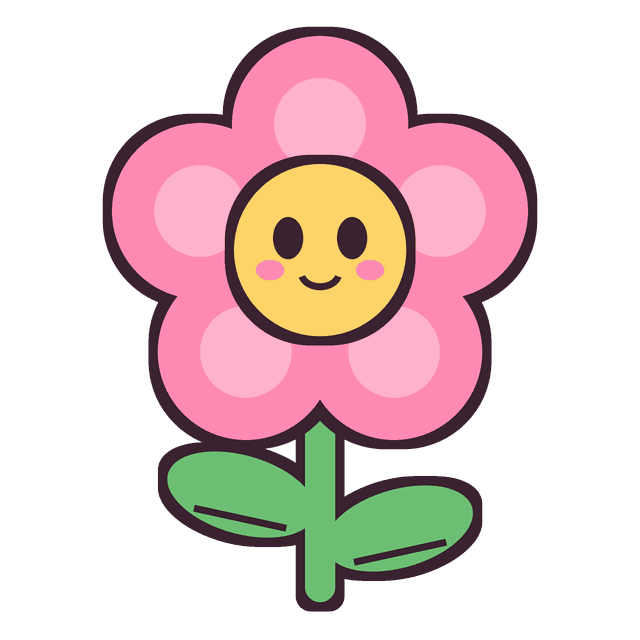
#> input picture dist/demo-before.png, 640 x 640 px
$ python make-demo.py --source ../dist/demo-before.png
#> lines starting #> are read from the running program, lines starting #| are printed output that depends on the picture; after the words box and inside, x2 and y2 are one past the last pixel; in counts of white or black regions, pixels touching at a corner belong together
#!/usr/bin/env python3
"""重新生成首屏「转换示意」的两张图。

用法：
  # 只重做图纸（色卡或参数变了，示例图不换）
  python3 tools/make-demo.py

  # 换一张示例图（自动去背 + 压平颜色 + 转换 + 渲染）
  python3 tools/make-demo.py --source ~/Desktop/新图.png

改完一定要同步修改 index.html 里那行文案的数字，脚本会把该填的数字打出来。
生成完记得部署：npx wrangler pages deploy dist --project-name=benwo-pindou --branch=main
"""
import argparse, json, os, subprocess, sys, tempfile
from PIL import Image, ImageDraw, ImageFont

ROOT = os.path.dirname(os.path.dirname(os.path.abspath(__file__)))
DIST = os.path.join(ROOT, 'dist')
TOOLS = os.path.join(ROOT, 'tools')

GRID_WIDTH  = 80   # 站内默认是 48，但这张示例图在 48 格下胡须会断、鼻子只剩 2 格
COLOR_LIMIT = 16   # 与站内默认一致
NOSE_CODE   = 'A15'  # 鼻子的黄色排名太靠后选不中，转换后用画笔补上；换图时把 --nose 关掉
CELL, PAD, SS = 9, 10, 3   # 渲染用：格子边长 / 留白 / 超采样
RULER = 16                 # 左边和上边留给坐标标尺的宽度
GAP = 16                   # 图纸与右侧放大块之间的间距
DETAIL_SIZE = (8, 6)       # 放大示意的大小：列数、行数（取哪一块由脚本自动挑）
DETAIL_SCALE = 0.42        # 放大块占图纸宽度的比例


def prepare(source_path, out_path):
    """去背 + 压平颜色。背景必须是纯色，只从四角向内填充，不会破坏被描边圈住的区域。"""
    im = Image.open(source_path).convert('RGB')
    w, h = im.size
    SENT = (255, 0, 255)
    work = im.copy()
    for corner in [(0, 0), (w-1, 0), (0, h-1), (w-1, h-1)]:
        ImageDraw.floodfill(work, corner, SENT, thresh=18)
    wp = work.load()
    alpha = Image.new('L', (w, h), 255); ap = alpha.load()
    for y in range(h):
        for x in range(w):
            if wp[x, y] == SENT:
                ap[x, y] = 0

    # 找出真正的平涂色（跳过抗锯齿灰阶），再把每个像素吸附过去
    ip = im.load()
    import collections
    cnt = collections.Counter()
    for y in range(0, h, 2):
        for x in range(0, w, 2):
            if ap[x, y]:
                cnt[ip[x, y]] += 1
    flats = []
    for col, _ in cnt.most_common(400):
        if all(sum((a-b)**2 for a, b in zip(col, m)) > 3000 for m in flats):
            flats.append(col)
        if len(flats) >= 4:
            break
    print('  平涂色:', ' '.join('#%02X%02X%02X' % c for c in flats))

    clean = Image.new('RGB', (w, h)); cp = clean.load()
    cache = {}
    for y in range(h):
        for x in range(w):
            c = ip[x, y]
            v = cache.get(c)
            if v is None:
                v = min(flats, key=lambda f: sum((f[i]-c[i])**2 for i in range(3)))
                cache[c] = v
            cp[x, y] = v
    clean.putalpha(alpha)

    crop = clean.crop(clean.getbbox())
    cw, ch = crop.size
    m = int(max(cw, ch) * 0.04)
    canvas = Image.new('RGBA', (cw + m*2, ch + m*2), (255, 255, 255, 0))
    canvas.paste(crop, (m, m), crop)
    canvas = canvas.resize((640, round(640 * canvas.height / canvas.width)), Image.LANCZOS)
    canvas.quantize(colors=32, method=Image.FASTOCTREE).save(out_path, optimize=True)
    print('  示例原图:', canvas.size)


def sample_cartoon(im, gw, gh):
    """每格取出现最多的颜色，对应站内「处理模式 = 卡通（主色）」。

    和 app.js 的 sampleSource() 一致：先放大到中间尺寸，把颜色量化到 16 级再投票，
    否则抗锯齿会让每个像素自成一票，投不出主色。
    """
    scale = max(1, min(10, 4000 // max(gw, gh)))
    bw, bh = gw*scale, gh*scale
    big = im.resize((bw, bh), Image.LANCZOS)
    src = big.load()
    out = bytearray(gw*gh*4)
    for gy in range(gh):
        for gx in range(gw):
            tally = {}
            solid = 0
            for y in range(gy*scale, (gy+1)*scale):
                for x in range(gx*scale, (gx+1)*scale):
                    r, g, b, a = src[x, y]
                    if a < 128:
                        continue
                    solid += 1
                    key = ((r >> 4) << 8) | ((g >> 4) << 4) | (b >> 4)
                    rec = tally.get(key)
                    if rec:
                        rec[0] += 1; rec[1] += r; rec[2] += g; rec[3] += b
                    else:
                        tally[key] = [1, r, g, b]
            o = (gy*gw + gx) * 4
            if not tally or solid < scale*scale/2:
                continue
            n, r, g, b = max(tally.values(), key=lambda v: v[0])
            out[o] = round(r/n); out[o+1] = round(g/n); out[o+2] = round(b/n); out[o+3] = 255
    return bytes(out)


# [153 lines left out: functions _font, _pick_detail, _pick_blank, _callout, render, not called in this run]


def main():
    ap = argparse.ArgumentParser()
    ap.add_argument('--source', help='换示例图时给一张新图；不给就直接用现有的 dist/demo-before.png')
    ap.add_argument('--width', type=int, default=GRID_WIDTH)
    ap.add_argument('--limit', type=int, default=COLOR_LIMIT)
    ap.add_argument('--mode', default='cartoon', choices=['cartoon', 'real'],
                    help='与站内「处理模式」对应。cartoon 每格取出现最多的颜色，线稿更利落')
    ap.add_argument('--nose', default=NOSE_CODE,
                    help='转换后用画笔补黄色的色号；换图后通常要改成 none')
    args = ap.parse_args()

    before = os.path.join(DIST, 'demo-before.png')
    after = os.path.join(DIST, 'demo-after.png')

    if args.source:
        print('[1/3] 去背并压平颜色')
        prepare(args.source, before)
#> in prepare, `im = Image.open(source_path).convert('RGB')`:
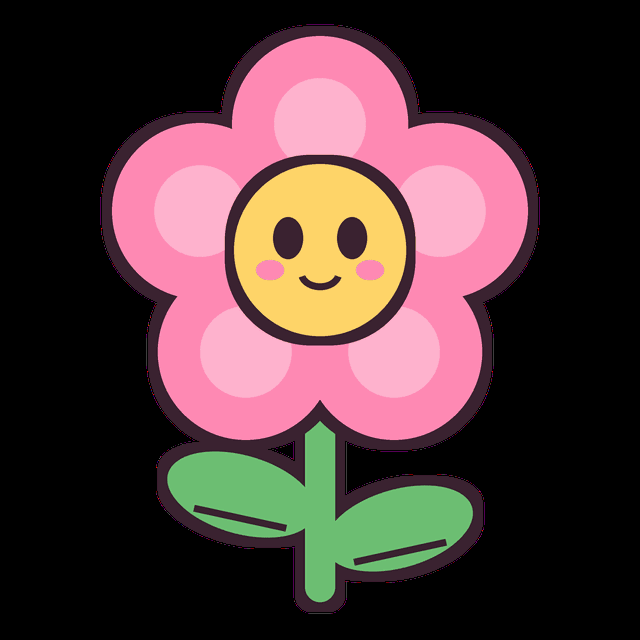
#> im: PIL image 640x640 RGB; mean R, G, B 79.4, 56.7, 56.8
#> after the loop in prepare, `for corner in [(0, 0), (w-1, 0), (0, h-1), (w-1, h-1)]:`:
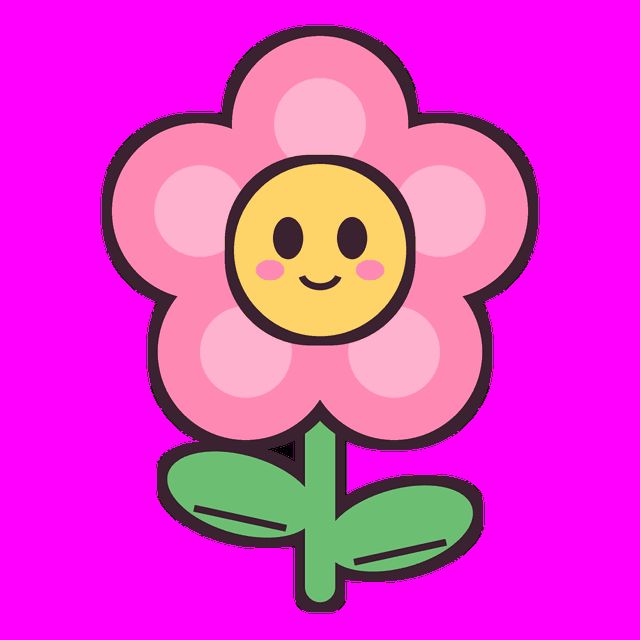
#> work: PIL image 640x640 RGB; mean R, G, B 227.5, 56.7, 204.9
#> in prepare, `alpha = Image.new('L', (w, h), 255)`: alpha: PIL image 640x640 L; every value is 255
#|   平涂色: #FE89B3 #3A2230 #6CBE72 #FED468
#> in prepare, `clean = Image.new('RGB', (w, h))`: clean: PIL image 640x640 RGB; every value is 0
#> after the loop in prepare, `for y in range(h):`: cache = 62 items
#> in prepare, `clean.putalpha(alpha)`:
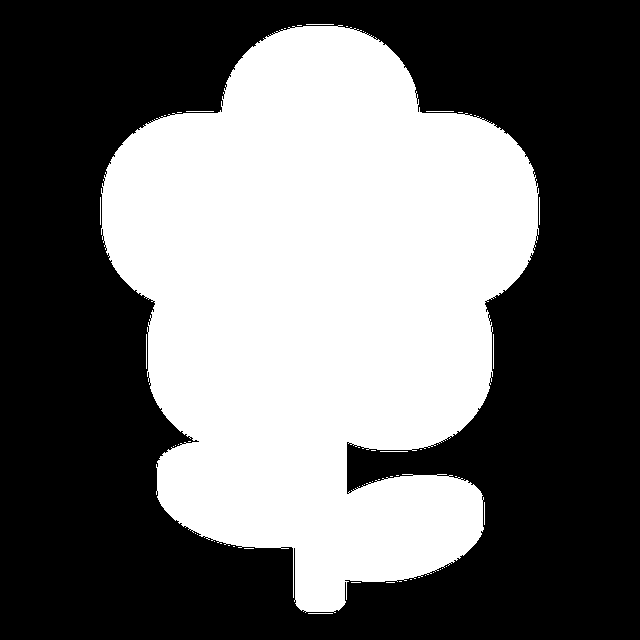
#> alpha: PIL image 640x640 L; 41.9% white; 51 white regions (40 under 20 px), largest, box (x1, y1, x2, y2) and area: (101, 25, 539, 613) 171335, (146, 334, 147, 369) 35, (493, 334, 494, 369) 35
#> in prepare, `clean.putalpha(alpha)`:
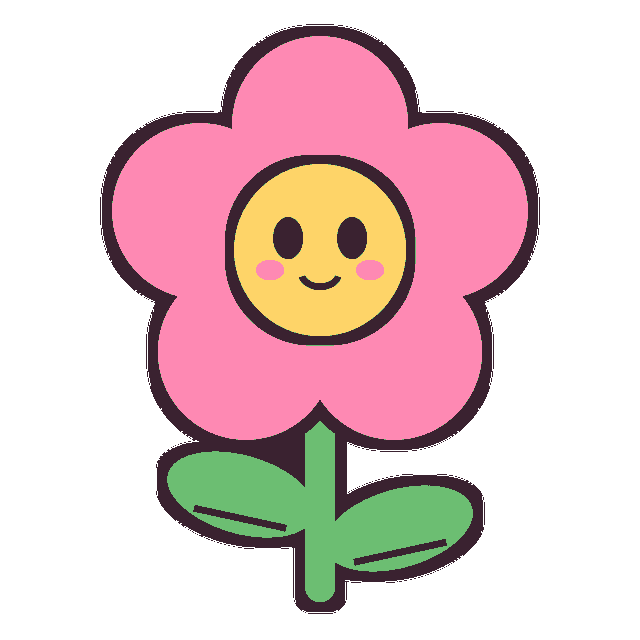
#> clean: PIL image 640x640 RGBA; mean R, G, B, A 113, 73.7, 82.9, 106.9; transparent parts drawn white
#> in prepare, `crop = clean.crop(clean.getbbox())`:
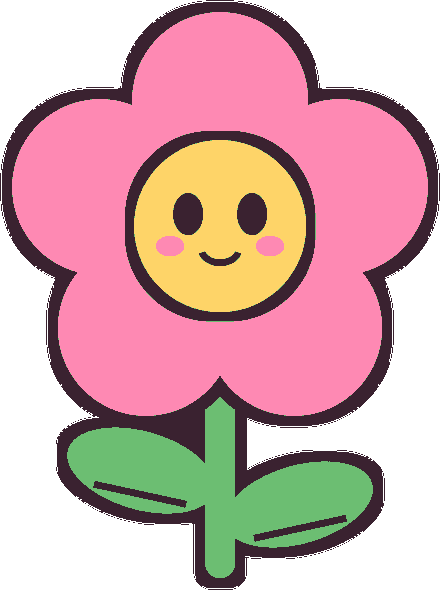
#> crop: PIL image 440x590 RGBA; mean R, G, B, A 144.8, 96.7, 103.1, 168.7; transparent parts drawn white
#> in prepare, `canvas.quantize(colors=32, method=Image.FASTOCTREE).save(out_path, opt..`:
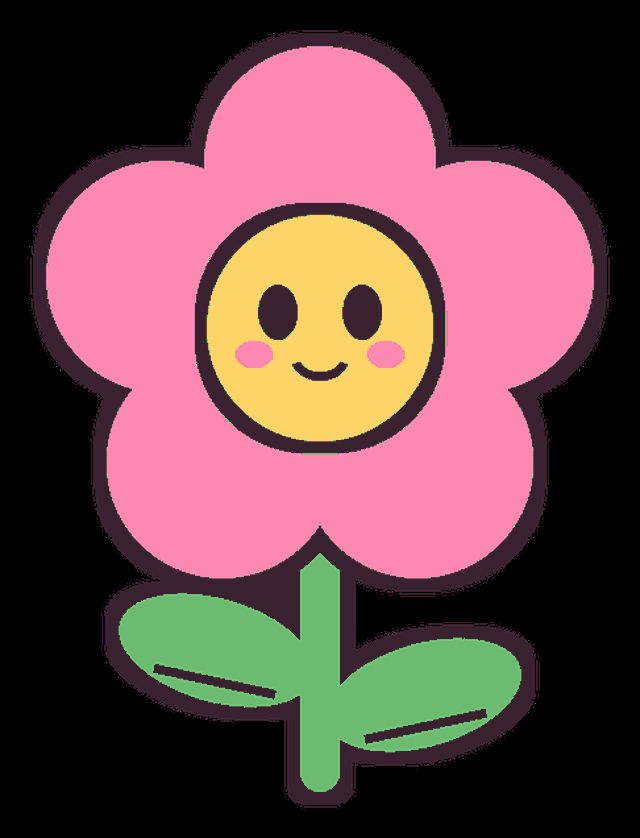
#> saved as demo-before.png: PIL image 640x838 P; mean R, G, B 105, 71.6, 72.8
#|   示例原图: (640, 838)
    else:
        print('[1/3] 沿用现有 dist/demo-before.png')

    print('[2/3] 用网站自己的 core.js 转换')
    im = Image.open(before).convert('RGBA')
#> im: PIL image 640x838 RGBA
    gw = args.width
    gh = round(gw * im.height / im.width)
#> gh = 105
    with tempfile.TemporaryDirectory() as tmp:
        px = os.path.join(tmp, 'pixels.bin')
        pj = os.path.join(tmp, 'pattern.json')
        raw = sample_cartoon(im, gw, gh) if args.mode == 'cartoon' else im.resize((gw, gh), Image.LANCZOS).tobytes()
#> in sample_cartoon, `big = im.resize((bw, bh), Image.LANCZOS)`:
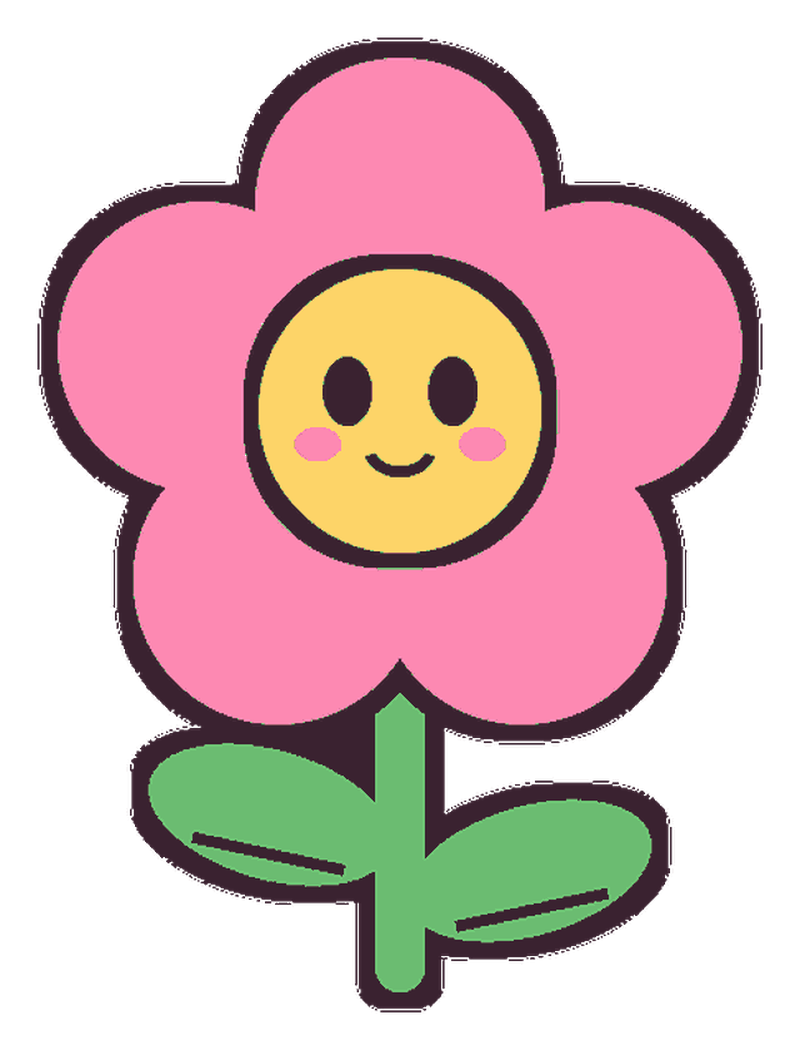
#> big: PIL image 800x1050 RGBA; mean R, G, B, A 105.4, 71.8, 73.2, 141.4; transparent parts drawn white
        open(px, 'wb').write(raw)
        subprocess.run(['node', os.path.join(TOOLS, 'quantize.mjs'),
                        px, str(gw), str(args.limit), pj, DIST], check=True)
#> (this line was passed over: subprocess is not available in this run)
#> (the run stopped early here; a loop or call above may not have finished)
